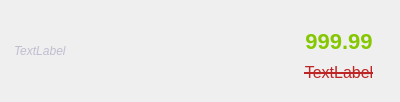
<?xml version="1.0" encoding="UTF-8"?>
<ui version="4.0">
 <class>GameListItem</class>
 <widget class="QWidget" name="GameListItem">
  <property name="geometry">
   <rect>
    <x>0</x>
    <y>0</y>
    <width>400</width>
    <height>102</height>
   </rect>
  </property>
  <property name="sizePolicy">
   <sizepolicy hsizetype="Maximum" vsizetype="Maximum">
    <horstretch>0</horstretch>
    <verstretch>0</verstretch>
   </sizepolicy>
  </property>
  <property name="windowTitle">
   <string>Form</string>
  </property>
  <property name="styleSheet">
   <string notr="true">#centralWidget {
	background-color: transparent;
}

#labelGameName {
	font-weight: bold;
	font-size: 18px;
	color:rgb(235, 236, 255);
}

#labelCurrentCost {
	font-weight: bold;
	font-size: 22px;
	color: rgb(133, 199, 0);
}

#labelCostWithoutDiscount {
	text-decoration: line-through;
	color: rgb(190, 38, 38);
}

#labelDeveloper , #labelDate {
	color: rgb(191, 190, 209);
	font-size: 12px;
}

#labelDate {
	font-style: italic;
	padding-right: 5px;
}</string>
  </property>
  <layout class="QHBoxLayout" name="horizontalLayout">
   <item>
    <widget class="QWidget" name="centralWidget" native="true">
     <property name="sizePolicy">
      <sizepolicy hsizetype="Preferred" vsizetype="Preferred">
       <horstretch>0</horstretch>
       <verstretch>0</verstretch>
      </sizepolicy>
     </property>
     <property name="maximumSize">
      <size>
       <width>400</width>
       <height>16777215</height>
      </size>
     </property>
     <layout class="QHBoxLayout" name="horizontalLayout_3">
      <property name="spacing">
       <number>0</number>
      </property>
      <property name="leftMargin">
       <number>0</number>
      </property>
      <property name="topMargin">
       <number>0</number>
      </property>
      <property name="rightMargin">
       <number>0</number>
      </property>
      <property name="bottomMargin">
       <number>0</number>
      </property>
      <item>
       <widget class="QWidget" name="widgetLeft" native="true">
        <property name="sizePolicy">
         <sizepolicy hsizetype="Expanding" vsizetype="Expanding">
          <horstretch>0</horstretch>
          <verstretch>0</verstretch>
         </sizepolicy>
        </property>
        <layout class="QVBoxLayout" name="verticalLayout">
         <property name="spacing">
          <number>0</number>
         </property>
         <property name="leftMargin">
          <number>0</number>
         </property>
         <property name="topMargin">
          <number>0</number>
         </property>
         <property name="rightMargin">
          <number>0</number>
         </property>
         <property name="bottomMargin">
          <number>0</number>
         </property>
         <item>
          <widget class="QWidget" name="widget_3" native="true">
           <property name="sizePolicy">
            <sizepolicy hsizetype="Expanding" vsizetype="MinimumExpanding">
             <horstretch>0</horstretch>
             <verstretch>0</verstretch>
            </sizepolicy>
           </property>
           <property name="maximumSize">
            <size>
             <width>16777215</width>
             <height>15</height>
            </size>
           </property>
           <layout class="QHBoxLayout" name="horizontalLayout_2">
            <property name="spacing">
             <number>0</number>
            </property>
            <property name="leftMargin">
             <number>0</number>
            </property>
            <property name="topMargin">
             <number>0</number>
            </property>
            <property name="rightMargin">
             <number>0</number>
            </property>
            <property name="bottomMargin">
             <number>0</number>
            </property>
            <item>
             <widget class="QLabel" name="labelDate">
              <property name="text">
               <string>TextLabel</string>
              </property>
              <property name="alignment">
               <set>Qt::AlignLeading|Qt::AlignLeft|Qt::AlignVCenter</set>
              </property>
             </widget>
            </item>
           </layout>
          </widget>
         </item>
        </layout>
       </widget>
      </item>
      <item>
       <widget class="QWidget" name="widgetRight" native="true">
        <property name="sizePolicy">
         <sizepolicy hsizetype="Expanding" vsizetype="Expanding">
          <horstretch>0</horstretch>
          <verstretch>0</verstretch>
         </sizepolicy>
        </property>
        <property name="minimumSize">
         <size>
          <width>100</width>
          <height>0</height>
         </size>
        </property>
        <property name="maximumSize">
         <size>
          <width>100</width>
          <height>16777215</height>
         </size>
        </property>
        <layout class="QVBoxLayout" name="verticalLayout_2">
         <property name="spacing">
          <number>0</number>
         </property>
         <property name="leftMargin">
          <number>0</number>
         </property>
         <property name="rightMargin">
          <number>0</number>
         </property>
         <property name="bottomMargin">
          <number>9</number>
         </property>
         <item>
          <widget class="QLabel" name="labelCurrentCost">
           <property name="sizePolicy">
            <sizepolicy hsizetype="Expanding" vsizetype="Expanding">
             <horstretch>0</horstretch>
             <verstretch>0</verstretch>
            </sizepolicy>
           </property>
           <property name="text">
            <string>999.99</string>
           </property>
           <property name="alignment">
            <set>Qt::AlignCenter</set>
           </property>
          </widget>
         </item>
         <item>
          <widget class="QLabel" name="labelCostWithoutDiscount">
           <property name="sizePolicy">
            <sizepolicy hsizetype="Minimum" vsizetype="Minimum">
             <horstretch>0</horstretch>
             <verstretch>0</verstretch>
            </sizepolicy>
           </property>
           <property name="font">
            <font>
             <pointsize>12</pointsize>
             <strikeout>true</strikeout>
            </font>
           </property>
           <property name="text">
            <string>TextLabel</string>
           </property>
           <property name="alignment">
            <set>Qt::AlignCenter</set>
           </property>
          </widget>
         </item>
        </layout>
       </widget>
      </item>
     </layout>
    </widget>
   </item>
  </layout>
 </widget>
 <resources/>
 <connections/>
</ui>
